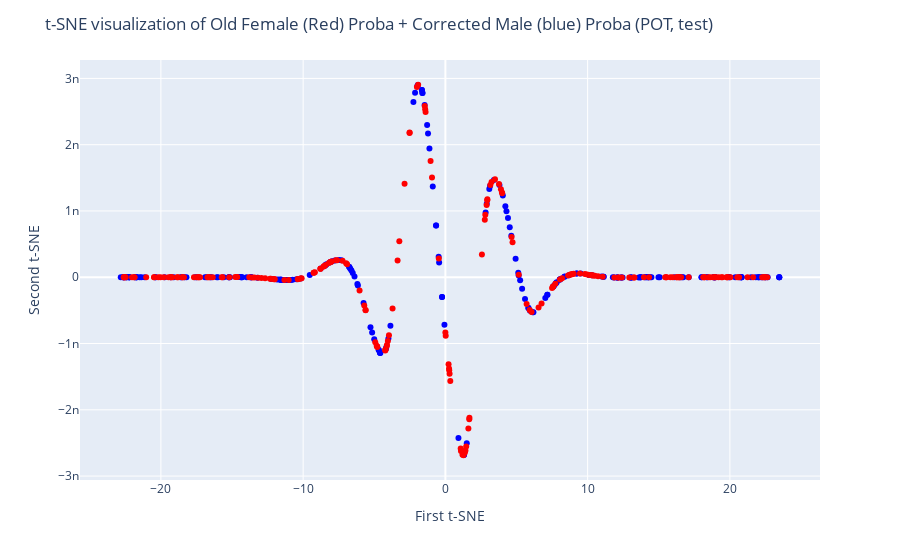

The notebook cell this image was saved under:
### Code cell
fig = px.scatter(x=X_test_male_proba_temp_2d[:, 0], y=X_test_male_proba_temp_2d[:, 1], color_discrete_sequence=['blue'])
fig2 = px.scatter(x=X_test_female_proba_2d[:, 0], y=X_test_female_proba_2d[:, 1], color_discrete_sequence=['red'])
fig.update_layout(
    title="t-SNE visualization of Old Female (Red) Proba + Corrected Male (blue) Proba (POT, test)",
    xaxis_title="First t-SNE",
    yaxis_title="Second t-SNE",
)
fig.add_trace(fig2.data[0])
fig.show()

### Figure 1 — Plotly figure (JSON) as saved in the notebook; plotly's stock layout.template omitted (floating-point values rounded to 4 significant figures; data arrays with more than 128 entries replaced by an {"elided": "..."} marker saying what was removed)
{"data": [{"hovertemplate": "x=%{x}<br>y=%{y}<extra></extra>", "legendgroup": "", "marker": {"color": "blue", "symbol": "circle"}, "mode": "markers", "name": "", "orientation": "v", "showlegend": false, "type": "scatter", "x": {"elided": "237 float values"}, "xaxis": "x", "y": {"elided": "237 float values"}, "yaxis": "y"}, {"hovertemplate": "x=%{x}<br>y=%{y}<extra></extra>", "legendgroup": "", "marker": {"color": "red", "symbol": "circle"}, "mode": "markers", "name": "", "orientation": "v", "showlegend": false, "type": "scatter", "x": {"elided": "208 float values"}, "xaxis": "x", "y": {"elided": "208 float values"}, "yaxis": "y"}], "layout": {"legend": {"tracegroupgap": 0}, "margin": {"t": 60}, "title": {"text": "t-SNE visualization of Old Female (Red) Proba + Corrected Male (blue) Proba (POT, test)"}, "xaxis": {"anchor": "y", "domain": [0, 1], "title": {"text": "First t-SNE"}}, "yaxis": {"anchor": "x", "domain": [0, 1], "title": {"text": "Second t-SNE"}}}}
